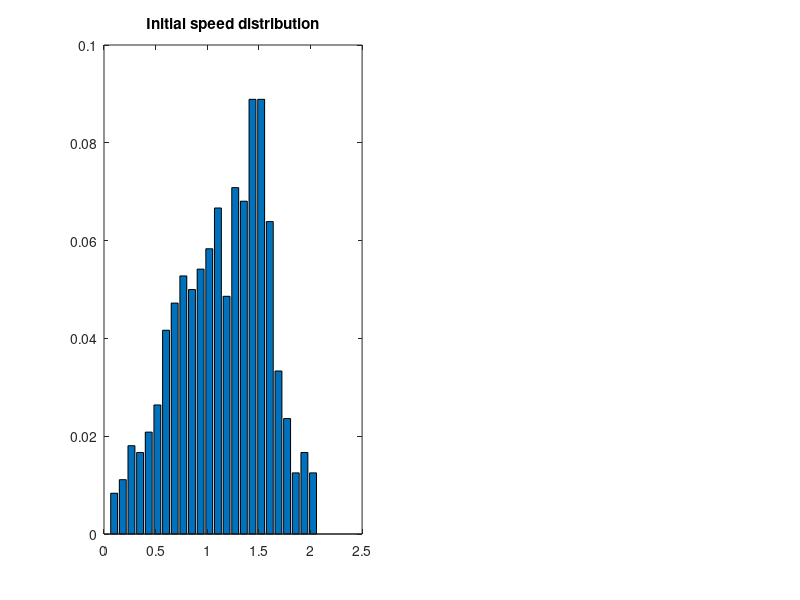

Write the MATLAB code that produced this figure. (Note: this script raises an error after producing the figure.)
clear all; close all

%Initial speed distribution
vi = load('out_initial_v.dat');
N = length(vi);
nbins = length(vi)/30;
[idist xi] = hist(vi, nbins);
idist = idist./N;
figure(20); subplot(1,2,1); bar(xi, idist); title('Initial speed distribution')
%Obtain Maxwell distribution 
%T=0.5 for 3D, T=0.7502
mdi = md(xi, 0.8, 0.7502 ,2);
hold on; plot(xi,mdi)
erri = mean((idist-mdi).^2)

%Final speed distribution
vf = load('out_final_v.dat');
[fdist xf] = hist(vf, nbins);
fdist = fdist./N;
figure(20); subplot(1,2,2); bar(xf, fdist); title('Final speed distribution')
%Obtain Maxwell distribution 
mdf = md(xf, 0.8, 0.5675 ,2);
hold on; plot(xf,mdf)
errf = mean((fdist-mdf).^2)
